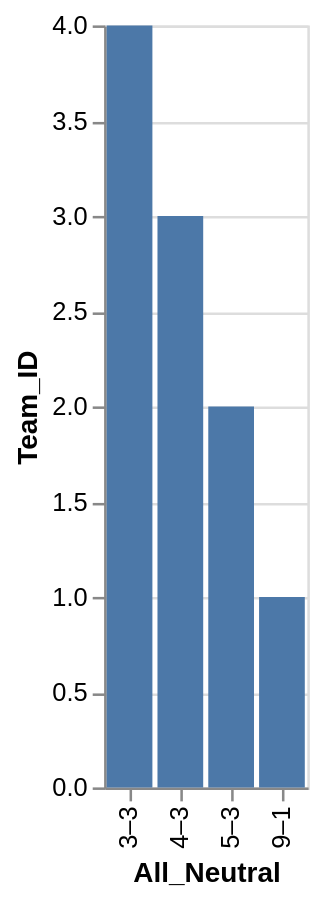

Write a Vega-Lite specification for this figure.
### Vega-Lite specification from a JSON file in a GitHub repository (floating-point values rounded to 4 significant figures)
{"data": {"values": [{"x_data": "3–3", "y_data": 4}, {"x_data": "4–3", "y_data": 3}, {"x_data": "5–3", "y_data": 2}, {"x_data": "9–1", "y_data": 1}]}, "mark": "bar", "encoding": {"x": {"field": "x_data", "type": "nominal", "title": "All_Neutral", "sort": {"op": "sum", "field": "y_data", "order": "descending"}}, "y": {"field": "y_data", "type": "quantitative", "title": "Team_ID"}}}
